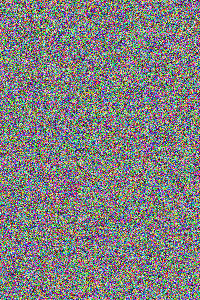
#> input picture img/encrypted_image.png, 200 x 300 px, found by its file name
$ python histogram_analysis.py   (older library calls are emulated)
#> lines starting #> are read from the running program, lines starting #| are printed output that depends on the picture
### util/Utility.py
import math

import cv2
import numpy as np
from matplotlib import pyplot as plt
from skimage.metrics import structural_similarity


# [5 lines left out: function convertDecToHex, not called in this run]


def image_histogram(image):
    img = cv2.imread(image, 0)
    hist = cv2.calcHist([img], [0], None, [256], [0, 256])
    hist, bins = np.histogram(img.ravel(), 256, [0, 256])
    plt.hist(img.ravel(), 256, [0, 256])
    plt.show()


# [47 lines left out: functions img_ravel, calculate_ssim, generate_random_number, psnr, not called in this run]

def sortSecond(val):
    return val[1]

### histogram/histogram_analysis.py
from PIL import Image
from util import Utility as Util

im = Image.open('encrypted_image.png')
#> im is the input picture: PIL image 200x300 RGB; mean R, G, B 128, 127.5, 127
Util.image_histogram('decrypted_image.png')
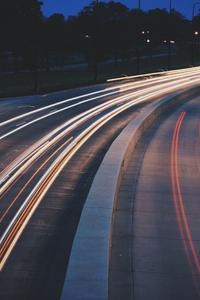
#> input picture img/decrypted_image.png, 200 x 300 px, found by its file name
#> in image_histogram, `img = cv2.imread(image, 0)`:
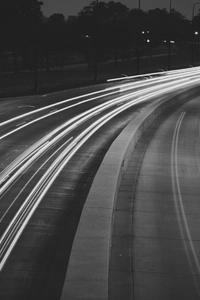
#> img: shape (300, 200); min 6, max 250, mean 72.4
#> in image_histogram, `hist = cv2.calcHist([img], [0], None, [256], [0, 256])`: hist = 256 values, max 3823 at index 32, min 0 at index 0, mean 234.4
#> in image_histogram, `hist, bins = np.histogram(img.ravel(), 256, [0, 256])`: bins = 257 values from 0 to 256

r,g,b = im.split()
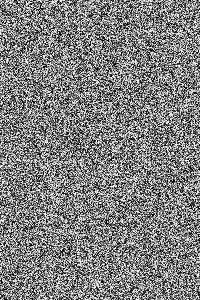
#> r: PIL image 200x300 L; min 0, max 255, mean 128
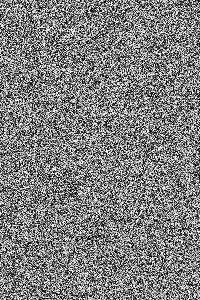
#> g: PIL image 200x300 L; min 0, max 255, mean 127.5
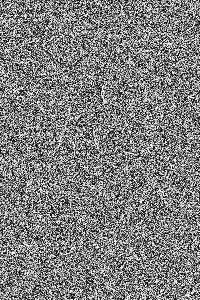
#> b: PIL image 200x300 L; min 0, max 255, mean 127

r.save('img/red.png')
g.save('img/green.png')
b.save('img/blue.png')

Util.image_histogram('img/red.png')
Util.image_histogram('img/green.png')
#> call 3 of image_histogram, with image = 'img/green.png'
#> in image_histogram (call 3), `hist = cv2.calcHist([img], [0], None, [256], [0, 256])`: hist = 256 values, max 272 at index 242, min 194 at index 33, mean 234.4
#> in image_histogram (call 3), `plt.show()`:
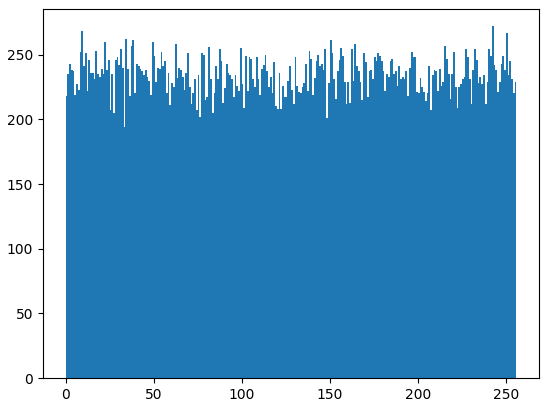
#> figure drawn by matplotlib, 1 panel; tallest bar 272 high, from x = 242 to 243
Util.image_histogram('img/blue.png')
#> call 4 of image_histogram, with image = 'img/blue.png'
#> in image_histogram (call 4), `hist = cv2.calcHist([img], [0], None, [256], [0, 256])`: hist = 256 values, max 285 at index 48, min 199 at index 7, mean 234.4
#> in image_histogram (call 4), `plt.show()`:
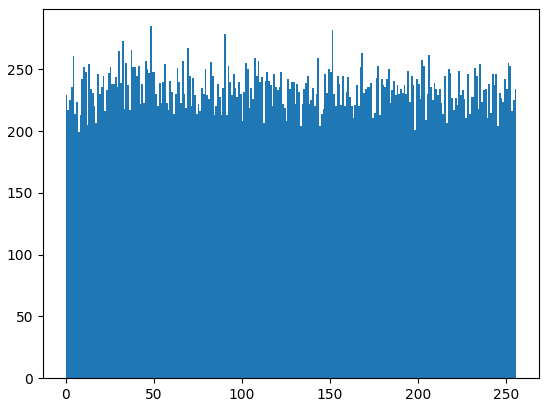
#> figure drawn by matplotlib, 1 panel; tallest bar 285 high, from x = 48 to 49
